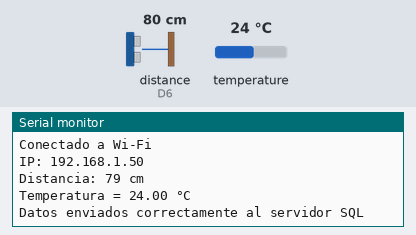
Simulated run of this sketch. Board: ESP8266 (NodeMCU). Shown: the last lines printed to the serial monitor. Wiring (inferred from the names in the program): ultrasonic range finder: trigger D5; echo D6. The inputs (shaded band) are chosen by the test bench; at power-on: distance to the obstacle (sensor on D6) 80 cm, temperature 24 °C. The echo pulse lasts 58.3 µs per cm; WiFi joins after 1.5 s; servers stay silent unless stated; uploads are accepted with an empty reply.

Above: at 3.7 s.
3.8 s: distance to the obstacle (sensor on D6) set to 2 cm
12.0 s: temperature set to 12 °C
At 14.1 s:
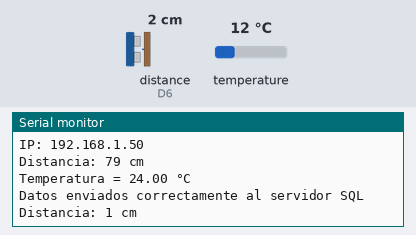
20.2 s: distance to the obstacle (sensor on D6) set to 4 cm
At 25.37 s:
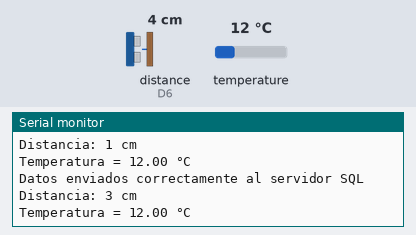
28.4 s: temperature set to 19 °C
At 37.3 s:
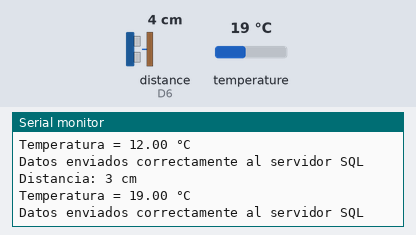
Timing chart, 0 to 37.6 s (numbered marks = the images above; inputs shaded):
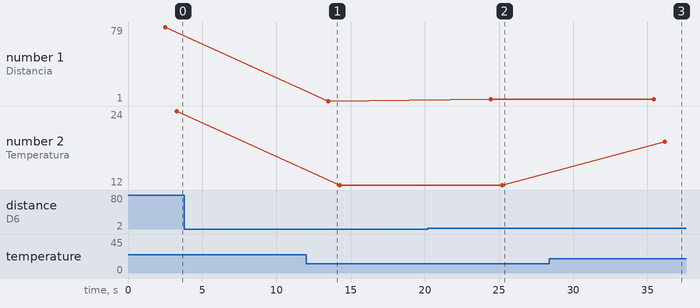

Measured:
- after the input at 20.2 s, the serial monitor: prints a new line after 4.3 s (image 2)
- after the input at 28.4 s, the serial monitor: prints a new line after 7.8 s (image 3)
- plotted number 1: 1 → 3 after the input at 20.2 s
- plotted number 2: 24 → 12 after the input at 12.0 s, 12 → 19 after the input at 28.4 s

The sketch:

envio_datos_sql_ver.2.ino
```cpp
#include <OneWire.h>
#include <DallasTemperature.h>
#include <ESP8266WiFi.h>
#include <ESP8266HTTPClient.h>

// Configuración Wi-Fi
const char* WIFI_SSID = "V2027";
const char* WIFI_PASSWORD = "Guayaba12..";

// URL del servidor para enviar datos
const char* urlEnviarDatos = "http://192.168.244.253:9090/resultado/guardar";

// Configuración de pines para NodeMCU V3
#define ONE_WIRE_BUS D2          // Pin para el sensor de temperatura DS18B20
#define TRIGGER_PIN D5           // Pin Trigger para el sensor ultrasónico
#define ECHO_PIN D6              // Pin Echo para el sensor ultrasónico

// Configuración del sensor de temperatura
OneWire oneWire(ONE_WIRE_BUS);
DallasTemperature sensors(&oneWire);

WiFiClient client;
HTTPClient http;

// Configuración del contenedor
const int alturaContenedor = 40;  // Altura total del contenedor en cm

void setup() {
  Serial.begin(115200);
  pinMode(TRIGGER_PIN, OUTPUT);
  pinMode(ECHO_PIN, INPUT);
  digitalWrite(TRIGGER_PIN, LOW);

  // Conexión Wi-Fi
  conectarWifi();

  sensors.begin();
  delay(1000);
}

void loop() {
  // Sensor ultrasónico: medir distancia
  long distancia = medirDistancia();
  Serial.print("Distancia: ");
  Serial.print(distancia);
  Serial.println(" cm");

  // Sensor de temperatura: leer temperatura
  float temp = leerTemperatura();
  Serial.print("Temperatura = ");
  Serial.print(temp);
  Serial.println(" °C");

  // Enviar datos al servidor SQL
  enviarDatosSQL(temp, distancia);

  delay(10000); // Pausa de 10 segundos entre lecturas
}

void conectarWifi() {
  Serial.println("Conectando a WiFi...");
  WiFi.begin(WIFI_SSID, WIFI_PASSWORD);

  int retries = 0;
  while (WiFi.status() != WL_CONNECTED && retries < 20) {
    delay(500);
    Serial.print(".");
    retries++;
  }
  if (WiFi.status() != WL_CONNECTED) {
    Serial.println("No se pudo conectar al Wi-Fi");
  } else {
    Serial.println("\nConectado a Wi-Fi");
    Serial.print("IP: ");
    Serial.println(WiFi.localIP());
  }
}

long medirDistancia() {
  digitalWrite(TRIGGER_PIN, HIGH);
  delayMicroseconds(10);
  digitalWrite(TRIGGER_PIN, LOW);

  long t = pulseIn(ECHO_PIN, HIGH);
  return t / 59; // Convertimos el tiempo en distancia en cm
}

float leerTemperatura() {
  sensors.requestTemperatures();
  return sensors.getTempCByIndex(0); // Lee la temperatura en ºC
}

void enviarDatosSQL(float temp, float nivelLlenado) {
  if (WiFi.status() == WL_CONNECTED) {
    http.begin(client, urlEnviarDatos);
    http.addHeader("Content-Type", "application/json");

    String jsonPayload = "{\"resultadoTemperatura\":" + String(temp) + ",\"nivelLlenado\":" + String(nivelLlenado) + "}";

    int httpResponseCode = http.POST(jsonPayload);
    if (httpResponseCode == 200) {
      Serial.println("Datos enviados correctamente al servidor SQL");
    } else {
      Serial.print("Error al enviar datos: ");
      Serial.println(httpResponseCode);
    }

    http.end();
  } else {
    Serial.println("WiFi no conectado. Intentando reconectar...");
    conectarWifi();
  }
}
```
